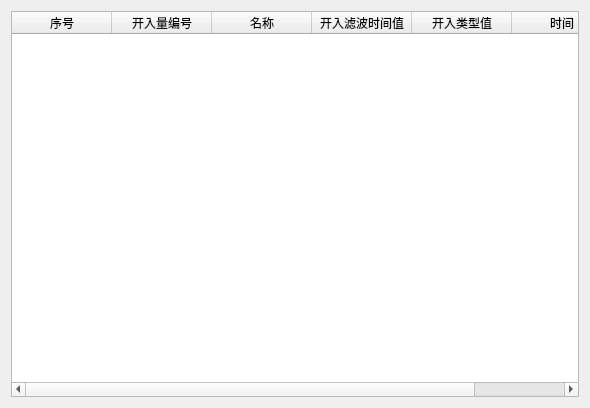
<?xml version="1.0" encoding="UTF-8"?>
<ui version="4.0">
 <class>CDiWdiget</class>
 <widget class="QWidget" name="CDiWdiget">
  <property name="geometry">
   <rect>
    <x>0</x>
    <y>0</y>
    <width>590</width>
    <height>408</height>
   </rect>
  </property>
  <property name="windowTitle">
   <string>CDiWdiget</string>
  </property>
  <layout class="QHBoxLayout" name="horizontalLayout">
   <item>
    <widget class="QTableWidget" name="tableWidget">
     <column>
      <property name="text">
       <string>序号</string>
      </property>
     </column>
     <column>
      <property name="text">
       <string>开入量编号</string>
      </property>
     </column>
     <column>
      <property name="text">
       <string>名称</string>
      </property>
     </column>
     <column>
      <property name="text">
       <string>开入滤波时间值</string>
      </property>
     </column>
     <column>
      <property name="text">
       <string>开入类型值</string>
      </property>
     </column>
     <column>
      <property name="text">
       <string>时间</string>
      </property>
     </column>
    </widget>
   </item>
  </layout>
 </widget>
 <layoutdefault spacing="6" margin="11"/>
 <resources/>
 <connections/>
</ui>
